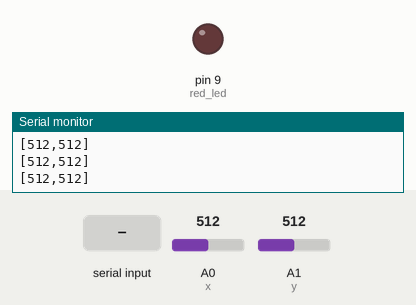
Simulated run of this sketch. Board: Arduino Uno, built with avr-gcc and run on an emulated ATmega328P. On the bench: output pins drawn as LEDs (lit = HIGH), the last lines printed to the serial monitor. Inputs (shaded band) come from the test bench; at power-on: A0 (x) = 512, A1 (y) = 512.

Above: at 1.2 s.
1.3 s: byte 32 (32) received over Serial
At 2.0 s:
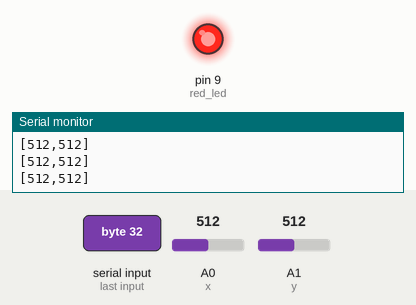
2.8 s: "1" received over Serial
At 3.4 s:
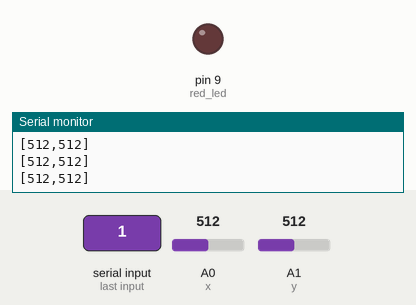
Timing chart, 0 to 5.8 s (numbered marks = the images above; inputs shaded):
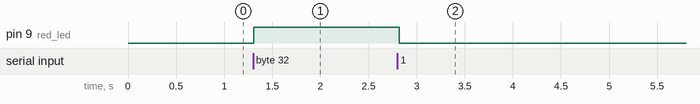

The sketch:

joystick.ino
```cpp
// constant variable for the x joystick sensor
const int x = A0;
// constant variable for the y joystick sensor
const int y = A1;
// constant variable for the red LED
// analog pin 9
const int red_led = 9;

// x value will change depending on
// the joystick movement in x
int xval = 0;
// y value will change depending on
// the joystick movement in y
int yval = 0;

// the setup routine runs once when pressed reset
void setup() {
  // initialize serial communications at 9600 bps
  Serial.begin(9600);
  // initialize the red LED pin as an output
  pinMode(red_led, OUTPUT);
}

// the loop routine runs over and over again forever
void loop() {
  // reads in the state of the x joystick sensor
  xval = analogRead(x);
  // reads in the state of the y joystick sensor
  yval = analogRead(y);

  // sends an array format to serial
  // for p5.js to read
  // prints starting bracket to serial
  Serial.print("[");
  // prints x joystick sensor state to serial
  Serial.print(xval);
  // prints a comma with a space to serial
  Serial.print(",");
  // prints y joystick sensor state to serial
  Serial.print(yval);
  // prints closing bracket with a new line to serial
  Serial.println("]");

  // if there is serial data from serial port
  if (Serial.available() > 0) {
    // read it in as a byte code value
   int inByte = Serial.read();
   // print byte to serial for
   // debugging purposes
   Serial.println(inByte);
   // if byte code value is
   // javascript event code for
   // a space, indicate the
   // behavior of the red LED
   if (inByte == 32) {
    // turn on red LED
    digitalWrite(red_led, HIGH);
   } else {
    // turn off red LED
    digitalWrite(red_led, LOW);
   }
 }
 // wait for 100 milliseconds
 delay(100);
}
```

Measured:
- after the input at 1.3 s, pin 9 (red_led): LOW → HIGH at once
- after the input at 2.8 s, pin 9 (red_led): HIGH → LOW at once
